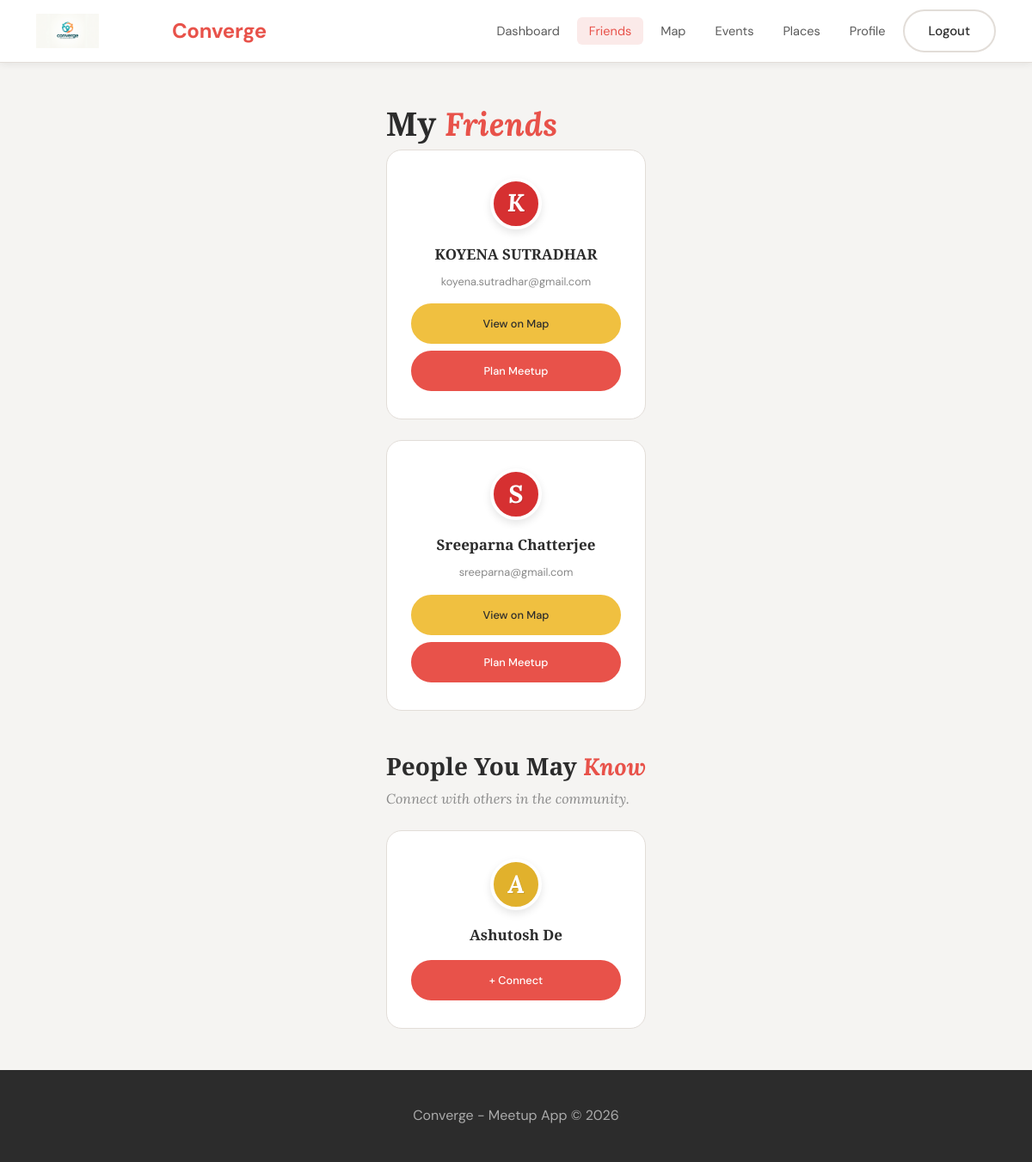
Screenshot of /friends/friends.php (signed in) with the database file from the repository.
### tables this page shows
CREATE TABLE `users` (
  `id` int NOT NULL AUTO_INCREMENT,
  `name` varchar(100) DEFAULT NULL,
  `email` varchar(100) DEFAULT NULL,
  `password` varchar(255) DEFAULT NULL,
  `created_at` timestamp NULL DEFAULT CURRENT_TIMESTAMP,
  PRIMARY KEY (`id`),
  UNIQUE KEY `email` (`email`)
);

### friends/friends.php (the view, shortened to what this page needs)
<?php
require_once '../config/db.php';
$userId = $_SESSION['user_id'];
$stmtFriends = $conn->prepare("
    SELECT u.id, u.name as username, u.email
    FROM users u
    JOIN friends f ON
        ((f.sender_id = ? AND f.receiver_id = u.id) OR
         (f.receiver_id = ? AND f.sender_id = u.id))
        AND f.status = 'accepted'
");
$stmtFriends->bind_param("ii", $userId, $userId);
$stmtFriends->execute();
$friends = $stmtFriends->get_result()->fetch_all(MYSQLI_ASSOC);
$stmtSuggest = $conn->prepare("
    SELECT u.id, u.name as username
    FROM users u
    WHERE u.id != ?
    AND u.id NOT IN (
        SELECT sender_id FROM friends WHERE receiver_id = ?
        UNION
        SELECT receiver_id FROM friends WHERE sender_id = ?
    )
    ORDER BY (
        SELECT COUNT(*) FROM user_interests ui1
        JOIN user_interests ui2 ON ui1.interest_id = ui2.interest_id
        WHERE ui1.user_id = u.id AND ui2.user_id = ?
    ) DESC
    LIMIT 8
");
$stmtSuggest->bind_param("iiii", $userId, $userId, $userId, $userId);
$stmtSuggest->execute();
$suggestions = $stmtSuggest->get_result()->fetch_all(MYSQLI_ASSOC);
?>
<!DOCTYPE html>
<html lang="en">
<head>
    <link rel="stylesheet" href="../style1.css">
</head>
<body>
<?php require_once '../includes/header.php'; ?>
<main class="dashboard-page">
    <section style="margin-bottom:48px;">
        <h1 class="page-title">My <em>Friends</em></h1>
        <div class="dashboard-grid">
            <?php if (empty($friends)): ?>
                <div class="dash-card" style="text-align: center; padding: 40px; grid-column: 1 / -1;">
                    <p style="color:#666; font-style:italic;">You haven't connected with anyone yet. Check the suggestions below!</p>
                </div>
            <?php else: ?>
                <?php foreach ($friends as $f): ?>
                <div class="dash-card" style="text-align: center;">
                    <div class="profile-placeholder" style="width:60px; height:60px; font-size:1.5rem; margin: 0 auto 15px; background: #d63031;">
                        <span class="avatar-letter"><?= strtoupper(substr($f['username'], 0, 1)) ?></span>
                    </div>
                    <div class="friend-name" style="font-weight: bold;"><?= htmlspecialchars($f['username']) ?></div>
                    <p style="font-size: 0.8rem; color: #888; margin-bottom: 15px;"><?= htmlspecialchars($f['email']) ?></p>
                    <div style="display:flex; flex-direction: column; gap:8px;">
                        <a href="../location/map.php" class="btn btn-gold" style="font-size: 0.8rem;">View on Map</a>
                        <a href="../events/create_event.php?with=<?= $f['id'] ?>" class="btn btn-primary" style="font-size: 0.8rem;">Plan Meetup</a>
                    </div>
                </div>
                <?php endforeach; ?>
            <?php endif; ?>
        </div>
    </section>
    <section>
        <h2 class="page-title" style="font-size:28px;">People You May <em>Know</em></h2>
        <p class="page-subtitle" style="margin-bottom:24px;">Connect with others in the community.</p>
        <div class="dashboard-grid">
            <?php if (empty($suggestions)): ?>
                <p style="color:#888; padding-left: 10px;">No new suggestions at the moment.</p>
            <?php else: ?>
                <?php foreach ($suggestions as $s): ?>
                <div class="dash-card" style="text-align: center;">
                    <div class="profile-placeholder" style="width:60px; height:60px; font-size:1.5rem; margin: 0 auto 15px; background: #e1b12c;">
                        <span class="avatar-letter"><?= strtoupper(substr($s['username'], 0, 1)) ?></span>
                    </div>
                    <div class="friend-name" style="font-weight: bold; margin-bottom: 15px;"><?= htmlspecialchars($s['username']) ?></div>
                    <a href="send_request.php?to=<?= $s['id'] ?>" class="btn btn-primary" style="width: 100%; font-size: 0.8rem;">
                        + Connect
                    </a>
                </div>
                <?php endforeach; ?>
            <?php endif; ?>
        </div>
    </section>
</main>
<?php require_once '../includes/footer.php'; ?>
</body>
</html>

### style1.css (style rules this page uses)
:root { --red: #E8524A; --red-dark: #C8403A; --red-light: #FBEAE9; --gold: #F0C040; --gold-dark: #C9980A; --gold-light: #FDF6DC; --dark: #2C2C2C; --mid: #5A5A5A; --muted: #8A8A8A; --bg: #F5F4F2; --white: #FFFFFF; --border: #E2DDD8; --header-h: 72px; --radius: 10px; --radius-lg: 18px; --shadow-sm: 0 2px 8px rgba(44,44,44,.08); --shadow-md: 0 6px 24px rgba(44,44,44,.12); --shadow-lg: 0 16px 48px rgba(44,44,44,.15); --transition: .22s cubic-bezier(.4,0,.2,1); }
*, *::before, *::after { box-sizing: border-box; margin: 0; padding: 0; }
html { scroll-behavior: smooth; }
body { font-family: 'DM Sans', sans-serif; font-size: 16px; color: var(--dark); background: var(--bg); line-height: 1.65; min-height: 100vh; display: flex; flex-direction: column; }
main { flex: 1; }
a { color: inherit; text-decoration: none; transition: color var(--transition); }
h1, h2, h3, h4, h5 { font-family: 'Playfair Display', Georgia, serif; line-height: 1.2; color: var(--dark); }
em { font-family: 'Lora', Georgia, serif; font-style: italic; color: var(--red); }
p { font-family: 'DM Sans', sans-serif; }
.btn { display: inline-block; padding: 11px 28px; border-radius: 50px; font-family: 'DM Sans', sans-serif; font-size: 15px; font-weight: 500; cursor: pointer; border: 2px solid transparent; transition: all var(--transition); text-align: center; white-space: nowrap; text-decoration: none; }
.btn-primary { background: var(--red); color: var(--white); border-color: var(--red); }
.btn-gold { background: var(--gold); color: var(--dark); border-color: var(--gold); }
.btn { padding:12px 28px; border-radius:6px; text-decoration:none; font-weight:600; }
.btn-primary { background:#ef4444; color:white; }
.btn-gold { background:#fbbf24; color:black; }
.dashboard-page { max-width: 1180px; margin: 0 auto; padding: 48px 32px; }
.page-title { font-family: 'Playfair Display', Georgia, serif; font-size: 38px; font-weight: 900; margin-bottom: 6px; }
.page-subtitle { font-family: 'Lora', Georgia, serif; font-style: italic; font-size: 16px; color: var(--muted); margin-bottom: 48px; }
.dashboard-grid { display: grid; grid-template-columns: repeat(auto-fit, minmax(260px, 1fr)); gap: 24px; }
.dash-card { background: var(--white); border: 1.5px solid var(--border); border-radius: var(--radius-lg); padding: 32px 28px; text-decoration: none; color: inherit; transition: all var(--transition); display: block; }
.dash-card p { font-size: 14px; color: var(--muted); line-height: 1.6; }
.profile-img-large, .profile-placeholder { width: 120px; height: 120px; border-radius: 50%; object-fit: cover; border: 4px solid #fff; box-shadow: 0 4px 10px rgba(0,0,0,0.1); }
.profile-placeholder { background: #d63031; color: white; display: flex; align-items: center; justify-content: center; font-size: 3rem; font-weight: bold; }
.avatar-letter { font-family: 'Lora', serif; font-size: 1.8rem; font-style: italic; text-shadow: 1px 1px 0px rgba(0,0,0,0.1); line-height: 1; }
.friend-name { font-family: 'Playfair Display', Georgia, serif; font-size: 17px; font-weight: 700; margin-bottom: 8px; }

### rows the page displays
users: name "K", name "KOYENA SUTRADHAR", email "koyena.sutradhar@gmail.com"
users: name "S", name "Sreeparna Chatterjee", email "sreeparna@gmail.com"
users: name "A", name "Ashutosh De"

### other values shown
$_SESSION['username'] "Profile"
